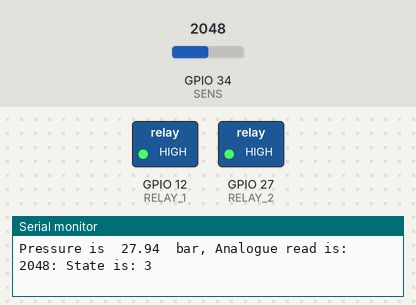
Simulated run of this sketch. Board: ESP32. Shown: switched loads named in the sketch (green lamp = pin HIGH), the last lines printed to the serial monitor. The inputs (shaded band) are chosen by the test bench; at power-on: GPIO 34 (SENS) = 2048.

Above: at 1.3 s.
1.4 s: GPIO 34 (SENS) set to 66
2.9 s: GPIO 34 (SENS) set to 57
At 3.7 s:
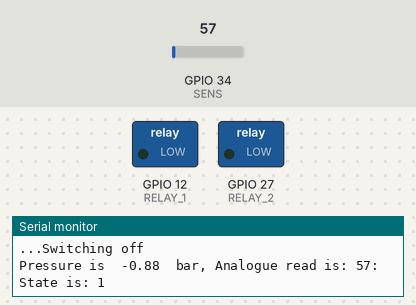
4.5 s: GPIO 34 (SENS) set to 491
At 5.7 s:
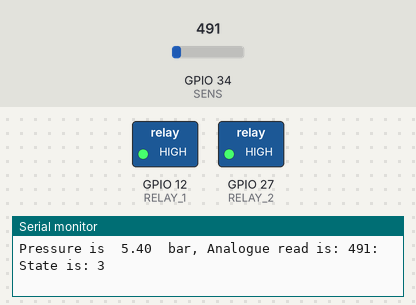
6.0 s: GPIO 34 (SENS) set to 0
At 6.3 s:
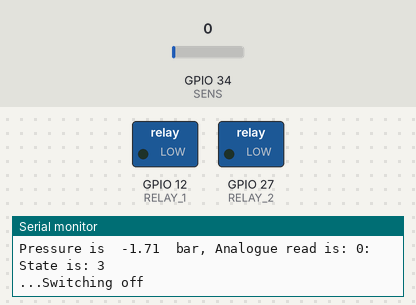
Timing chart, 0 to 8.5 s (numbered marks = the images above; inputs shaded):
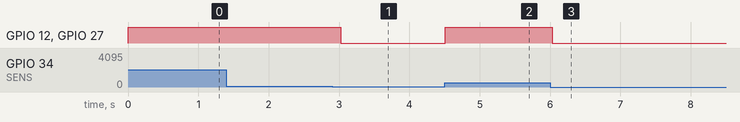

Measured:
- the behaviour switches between 60 and 59 on GPIO 34 (SENS) (found by bisection; images 0 and 1)
- after the input at 2.9 s, GPIO 12 (RELAY_1), GPIO 27 (RELAY_2): HIGH → LOW after 0.12 s
- after the input at 4.5 s, GPIO 12 (RELAY_1), GPIO 27 (RELAY_2): LOW → HIGH at once
- after the input at 6.0 s, GPIO 12 (RELAY_1), GPIO 27 (RELAY_2): HIGH → LOW at once

The sketch:

vacuum_pump.ino
```cpp
#define RELAY_1 12 //gpio 12
#define RELAY_2 27 //gpio 27
//ESP32 using ADC1_CH6 (GPIO 34)
#define SENS A6
//#define SENS A1

//set 2 compressor or 1 compressor
#define COMPx2
//#define COMPx1

float set_vac = -0.85;
float on_thresh = set_vac + 0.05;
#ifdef COMPx2
  float double_comp_thresh = -0.4;
#endif
int offset = 118; // zero pressure calibrate
int fullScale = 922; // max pressure calibrate

//set up non-tunable control variables
unsigned long RUN_THRESH = 1000; //1min in milliseconds, minimum time for compressor to run
bool can_turn_off = true; //bool for short cycle timer
unsigned long start_time = 0; //variable for timing heating/cooling duration
unsigned long MAX_RUN_TIME = 1200000; //20 min
unsigned long RELAX_TIME = 20000; //20sec

//system states
const int STATE_ERROR = -1;
const int STATE_RELAX = 0;
const int STATE_IDLE = 1;
const int STATE_VAC = 3;
int state = STATE_IDLE; //initialise in idle

//set up vac measurement variables
float vacuum;
unsigned long last_vac_request = 0;
unsigned long MEAS_INTERVAL = 500; //take temperature measurement every 0.5s

//set up booleans for compressor running
#ifdef COMPx2
  bool comp1 = true;
  bool comp2 = false;
#endif

void setup() {
  Serial.begin(9600);
  //initialise RELAY_1
  pinMode(RELAY_1, OUTPUT);
  digitalWrite(RELAY_1, LOW);
  pinMode(RELAY_2, OUTPUT);
  digitalWrite(RELAY_2, LOW);
}

void perform_action(String action) {
  //start timer so don't short cycle
  start_time = millis();
  if(action == "vac") {
    can_turn_off = false;
    #ifdef COMPx2
      if (vacuum > double_comp_thresh) {
        digitalWrite(RELAY_1, HIGH);
        digitalWrite(RELAY_2, HIGH);
      }else{
        if (comp1) {
          digitalWrite(RELAY_1, HIGH);
        }
        if (comp2) {
          digitalWrite(RELAY_1, HIGH);
        }
      }
    #endif
    #ifdef COMPx1
      digitalWrite(RELAY_1, HIGH);
    #endif
  } else if (action == "disable") {
    Serial.println("...Switching off");
    digitalWrite(RELAY_1, LOW);
    digitalWrite(RELAY_2, LOW);
    #ifdef COMPx2
      comp1 = !comp1;
      comp2 = !comp2;
    #endif
  }
}

void proc_idle() {
  if (vacuum > set_vac) {
    state = STATE_VAC;
    perform_action("vac");
  }
}

void proc_vac() {
  // check if minimum runtime has elapsed
  if ((millis() - start_time) > RUN_THRESH) {
    can_turn_off = true;
  }
  // check if conditions are right to turn compressor off
  if ((vacuum < set_vac) && can_turn_off) {
    state = STATE_IDLE;
    perform_action("disable");
  }
  // check if compressor has been on for too long
  if ((millis() - start_time) > MAX_RUN_TIME) {
    Serial.println("Maximum comperssor time exceeded, entering STATE_RELAX");
    state = STATE_RELAX;
    perform_action("disable");
  }
}

void proc_relax() {
  if (millis() - start_time > RELAX_TIME) {
    Serial.println("Relax time exceeded, entering STATE_IDLE");
    state = STATE_IDLE;
  }
}

void error_handler() {
  if (millis() - start_time > RUN_THRESH) {
    can_turn_off = true;
    perform_action("disable");
  }
}

void loop() {
  if ((millis() - last_vac_request) > MEAS_INTERVAL) {
    last_vac_request = millis();
    vacuum = (analogRead(SENS) - offset) * 11.6376 / (fullScale - offset);
    Serial.print("Pressure is  ");
    Serial.print(vacuum);
    Serial.print("  bar, ");
    Serial.print("Analogue read is: ");
    Serial.print(analogRead(SENS));
    Serial.print(": State is: ");
    Serial.println(state);
  }
  // Manage states
  switch (state) {
    case STATE_IDLE:
      proc_idle();
      break;
    case STATE_VAC:
      proc_vac();
      break;
    case STATE_RELAX:
      proc_relax();
      break;
    case STATE_ERROR:
      error_handler();
      break;
  }
}
```
